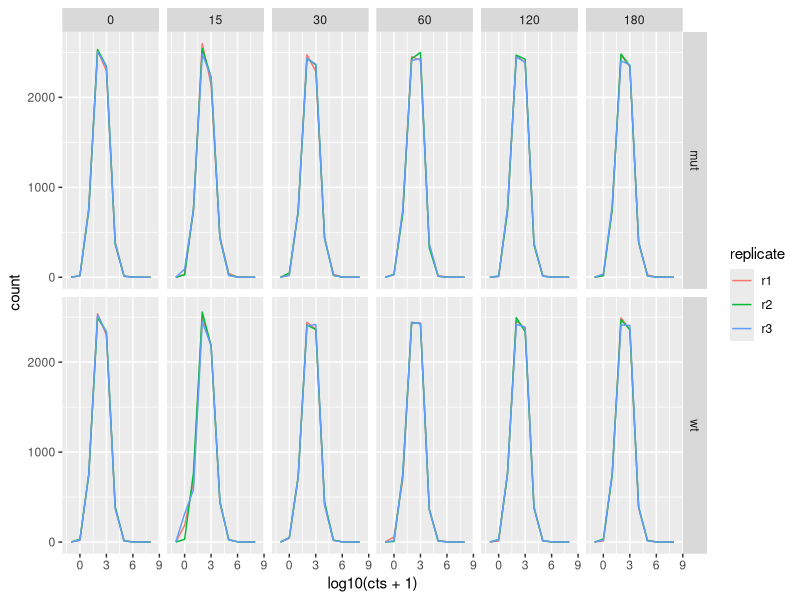
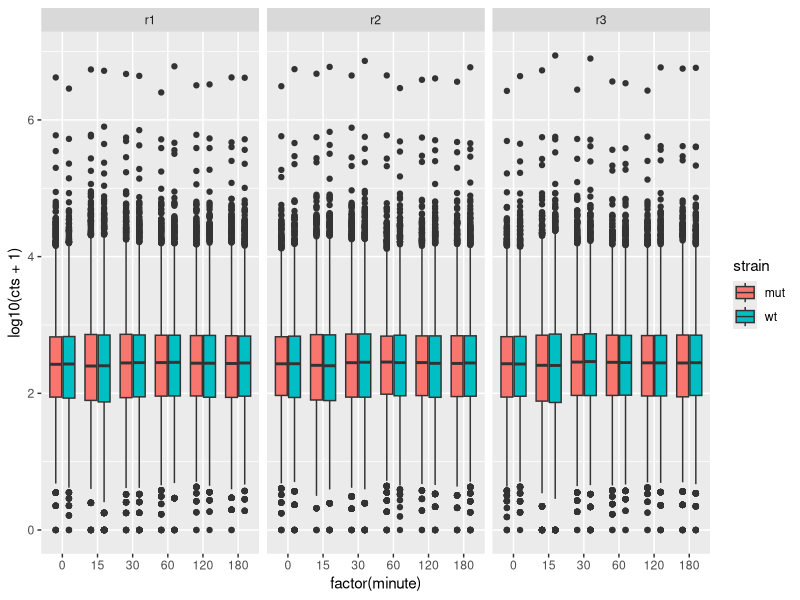
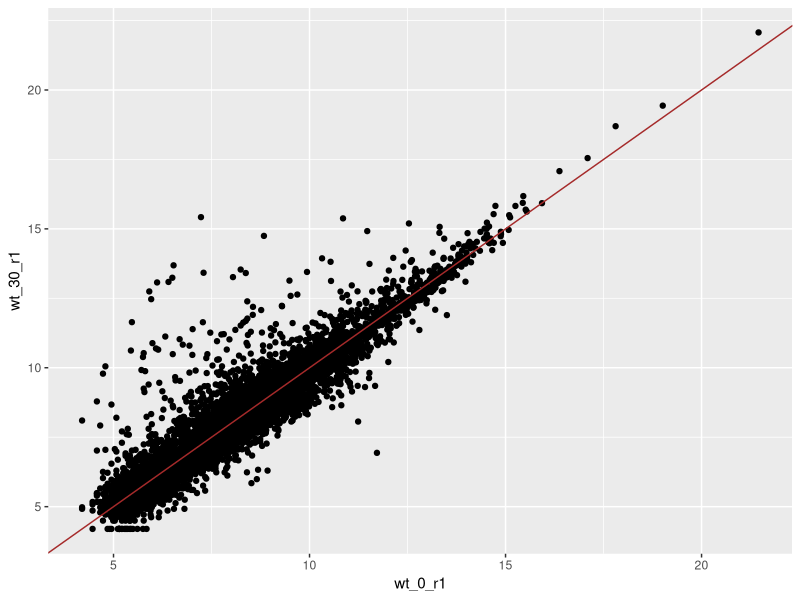
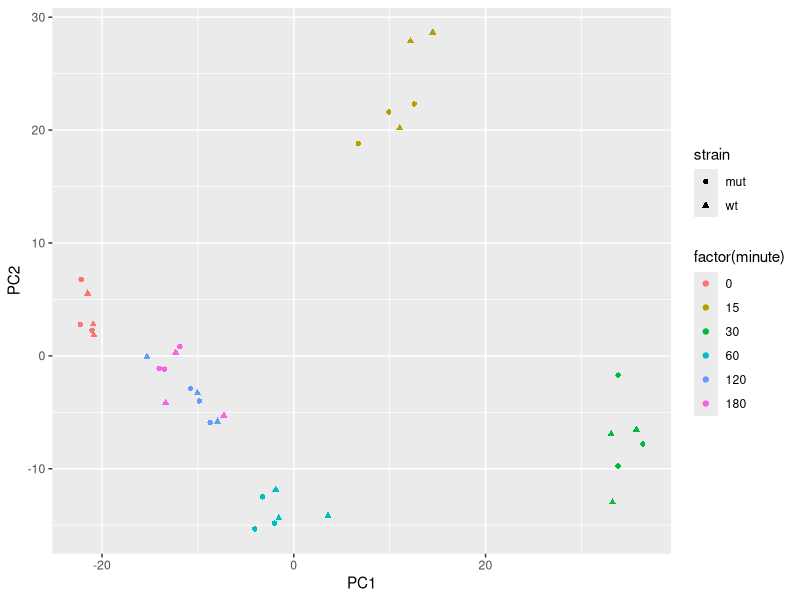
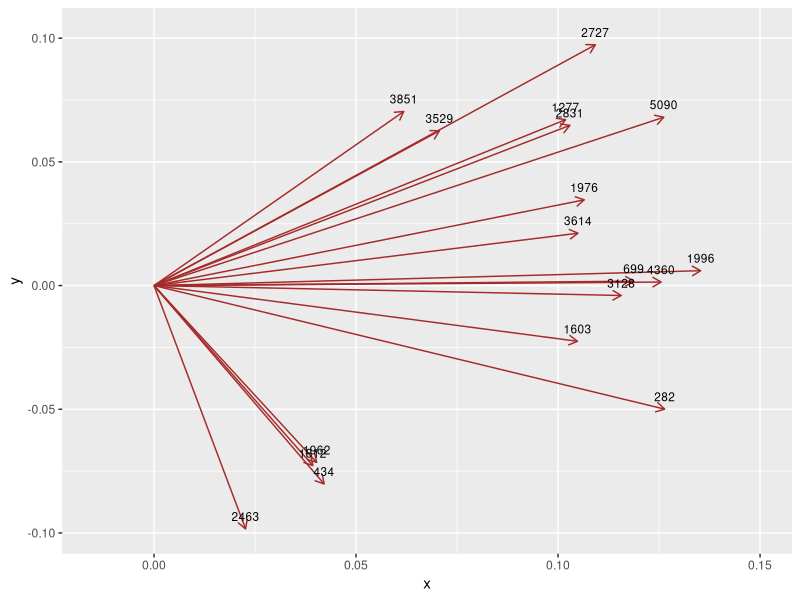
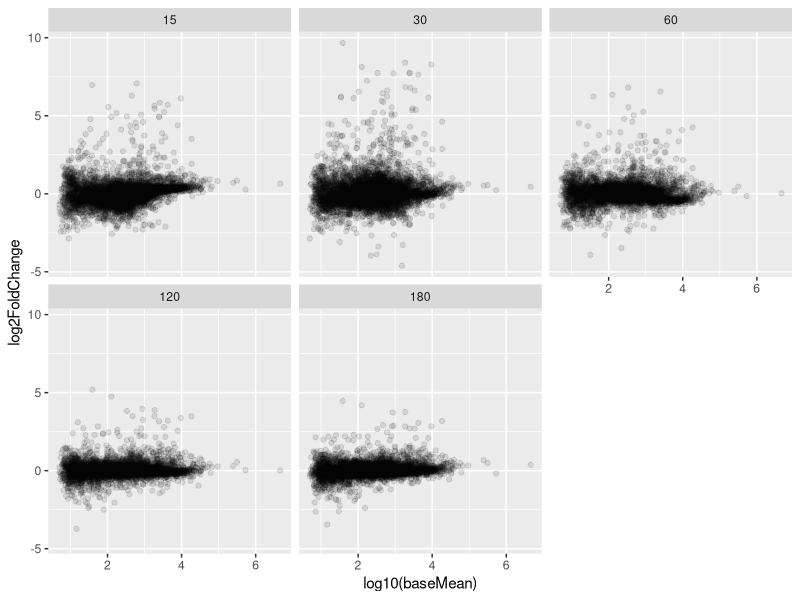
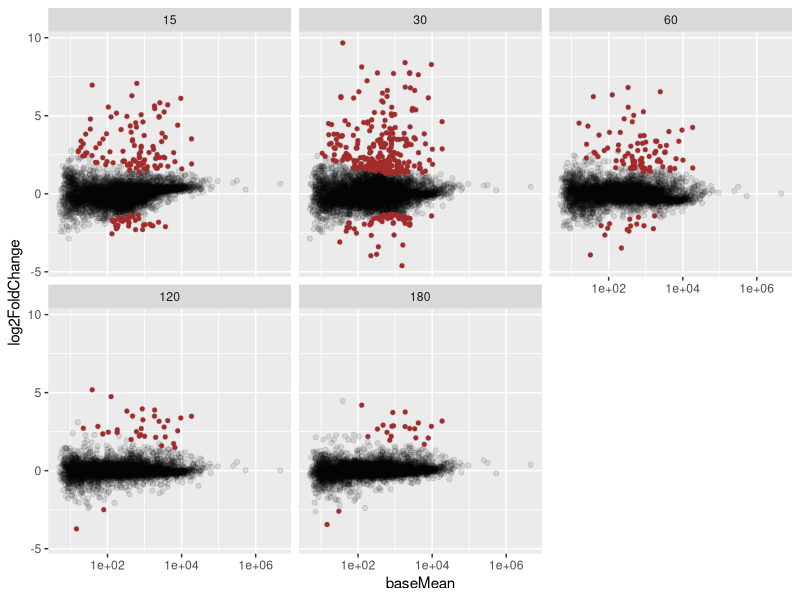

Here is the R script that generated these plots, in order:
## ---- chunk 1
knitr::opts_chunk$set(echo = TRUE)
## ---- chunk 2
# Load the tidyverse package
library(tidyverse)
## ---- chunk 3
# 1. Import data
raw_cts <- read_csv("./data/counts_raw.csv")
trans_cts <- read_csv("./data/counts_transformed.csv")
sample_info <- read_csv("./data/sample_info.csv")
test_result <- read_csv("./data/test_result.csv")

# 2. number of samples is in the "sample_info" table
nrow(sample_info)

# 4. this can be taken from the table of counts
nrow(trans_cts)
## ---- chunk 4
raw_cts_long <- raw_cts %>% 
  pivot_longer(wt_0_r1:mut_180_r3, names_to = "sample", values_to = "cts")
## ---- chunk 5
# Join with sample information table
raw_cts_long <- full_join(raw_cts_long, sample_info, by = ("sample"))

# Make the plot
raw_cts_long %>%
  # add pseudo-count of 1 because log(0) = -Inf
  ggplot(aes(log10(cts + 1), colour = replicate)) + 
  geom_freqpoly(binwidth = 1) +
  facet_grid(rows = vars(strain), cols = vars(minute))
## ---- chunk 6
# Make a boxplot
raw_cts_long %>%
  # make sure minute is specified as a factor
  ggplot(aes(factor(minute), log10(cts + 1), fill = strain)) + 
  geom_boxplot() + 
  facet_grid(cols = vars(replicate))
## ---- chunk 7
# Scatterplot between T0 and T30
# the correlation is lower than between replicates at T0, for example
trans_cts %>% 
  ggplot(aes(wt_0_r1, wt_30_r1)) + geom_point() +
  geom_abline(colour = "brown")
## ---- chunk 8
sample_pca <- prcomp(t(trans_cts[, -1]))
pc_scores <- sample_pca$x
## ---- chunk 9
# 1. class of the object
class(sample_pca)

# 2. structure of the object
str(sample_pca)

# 3. checking the help ?prcomp, under the section "Value" is says:
# "sdev" contains the standard deviation explained by each PC, so if we square it we get the eigenvalues (or explained variance)
# "rotation" contains the variable loadings for each PC, which define the eigenvectors
# "x" contains the PC scores, i.e. the data projected on the new PC axis
# "center" in this case contains the mean of each gene, which was subtracted from each value
# "scale" contains the value FALSE because we did not scale the data by the standard deviation

# 4. we can use the 'dollar sign' to access these elements
pc_scores <- sample_pca$x              # PC scores (a matrix)
pc_eigenvalues <- sample_pca$sdev^2    # eigenvalues (a vector) - notice we square the values
pc_loadings <- sample_pca$rotation     # variable loadings (a matrix)

# 5. here's three ways to check this
ncol(pc_scores)
length(pc_eigenvalues)
ncol(pc_loadings)
## ---- chunk 10
pca_plot <- sample_pca$x %>% # extract the loadings from prcomp
  # convert to a tibble retaining the sample names as a new column
  as_tibble(rownames = "sample") %>% 
  # join with "sample_info" table 
  full_join(sample_info, by = "sample") %>% 
  # create the plot
  ggplot(aes(x = PC1, y = PC2, colour = factor(minute), shape = strain)) +
  geom_point()

# print the result (in this case a ggplot)
pca_plot
## ---- chunk 11
top_genes <- sample_pca$rotation %>% 
  as_tibble(rownames = "gene") %>% 
  select(gene, PC1, PC2) %>%
  pivot_longer(matches("PC"), names_to = "PC", values_to = "loading") %>% 
  group_by(PC) %>% 
  arrange(desc(abs(loading))) %>% 
  slice(1:10) %>% 
  pull(gene) %>% unique()
top_loadings <- sample_pca$rotation %>% 
  as_tibble(rownames = "gene") %>% 
  filter(gene %in% top_genes)
## ---- chunk 12
loadings_plot <- ggplot(data = top_loadings) +
  geom_segment(aes(x = 0, y = 0, xend = PC1, yend = PC2), 
               arrow = arrow(length = unit(0.1, "in")),
               colour = "brown") +
  geom_text(aes(x = PC1, y = PC2, label = gene),
            nudge_y = 0.005, size = 3) +
  scale_x_continuous(expand = c(0.02, 0.02))
loadings_plot
## ---- chunk 13
# 1. making the MA plot
test_result %>% 
  ggplot(aes(log10(baseMean), log2FoldChange)) +
  geom_point(alpha = 0.1) +
  facet_wrap(vars(comparison))

# 2. The reason fold change is log-transformed is:
# Because a fold-change (FC) is a ratio between two things FC = a/b
# if a > b, then the FC can vary from 1 to infinity!
# but if a < b, then it can only go from 0 to 1
# therefore, ratios are not symmetric around equality (a = b)
# taking the log of a ratio solves this problem!
# For example:
# 4/1 = 4     and  log2(4/1) =  2
# 1/4 = 0.25  and  log2(1/4) = -2
# Note that another common example where log-transformation should always be used is RT-qPCR data!
## ---- chunk 14
test_result %>% 
  # add column which contains value only if padj < 0.01
  mutate(sig = ifelse(padj < 0.01, log2FoldChange, NA)) %>% 
  # make the plot
  ggplot(aes(baseMean, log2FoldChange)) +
  geom_point(alpha = 0.1) +
  geom_point(aes(y = sig), colour = "brown", size = 1) +
  scale_x_continuous(trans = "log10") +
  facet_wrap(vars(comparison))
